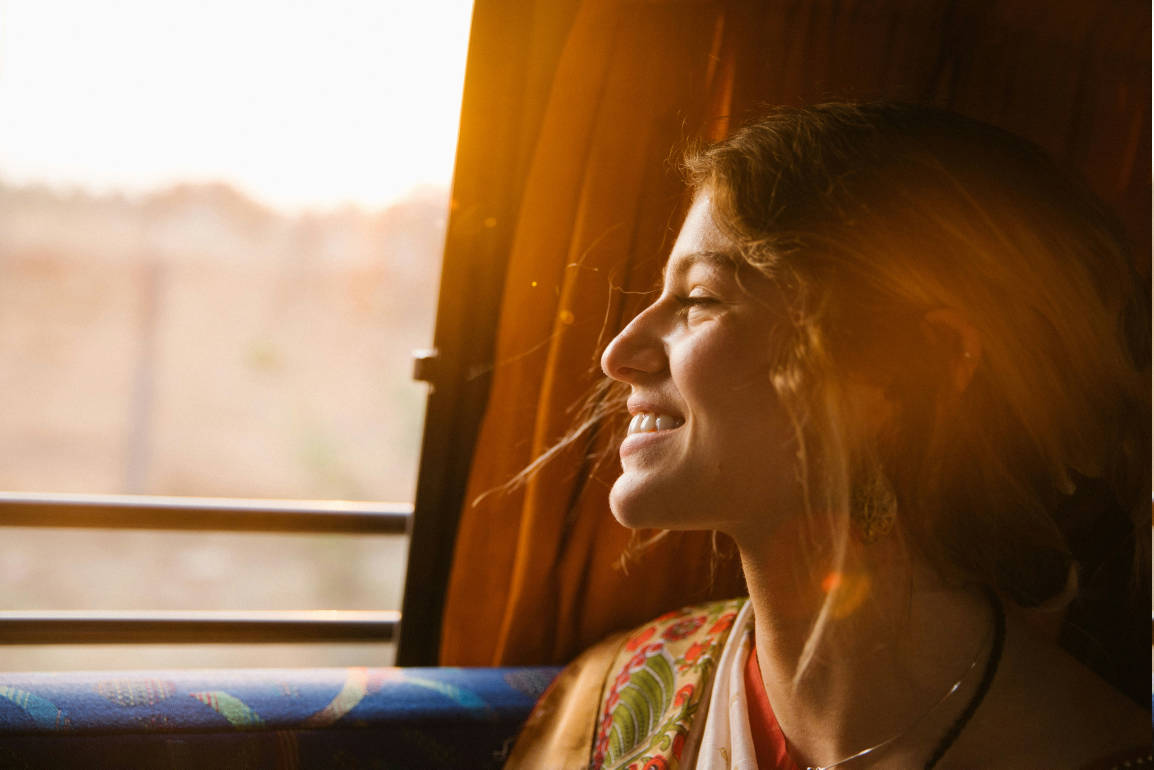
#> input picture digital-products/simple-life-guide/church-of-the-king-e6ZlCzBnGWI-unsplash.jpg, 5770 x 3847 px, found by its file name (shown at 1/5 size)
$ python generate_info_cards.py
#> lines starting #> are read from the running program, lines starting #| are printed output that depends on the picture
"""Generate listing images for A Simple Life."""

from PIL import Image, ImageDraw, ImageFont

W, H = 2000, 2000
SPLIT = 961
PAPER = (245, 240, 232)
INK = (44, 36, 22)
CLAY = (160, 133, 94)
SAGE = (125, 139, 111)
OVERLAY_ALPHA = 225

F_SERIF = '/usr/share/fonts/liberation/LiberationSerif-Regular.ttf'
F_SERIF_BOLD = '/usr/share/fonts/liberation/LiberationSerif-Bold.ttf'
F_SANS = '/usr/share/fonts/liberation/LiberationSans-Bold.ttf'
F_SANS_REG = '/usr/share/fonts/liberation/LiberationSans-Regular.ttf'

SRC = '/home/chels/test/digital-products/simple-life-guide/church-of-the-king-e6ZlCzBnGWI-unsplash.jpg'
OUT_DIR = '/home/chels/test/digital-products/simple-life-guide'


# ============================================================
# PRIMARY IMAGE — Split panel with photo
# ============================================================

photo = Image.open(SRC).convert('RGB')
#> photo is the input picture: PIL image 5770x3847 RGB; mean R, G, B 139.2, 104.7, 75.5
pw, ph = photo.size
#> pw = 5770; ph = 3847
ratio = max(W / pw, H / ph)
#> ratio = 0.52
nw = int(pw * ratio)
#> nw = 2999
nh = int(ph * ratio)
#> nh = 2000
photo = photo.resize((nw, nh), Image.LANCZOS)
#> photo: PIL image 2999x2000 RGB
left = (nw - W) // 2
#> left = 499
top = (nh - H) // 2
#> top = 0
photo = photo.crop((left, top, left + W, top + H))
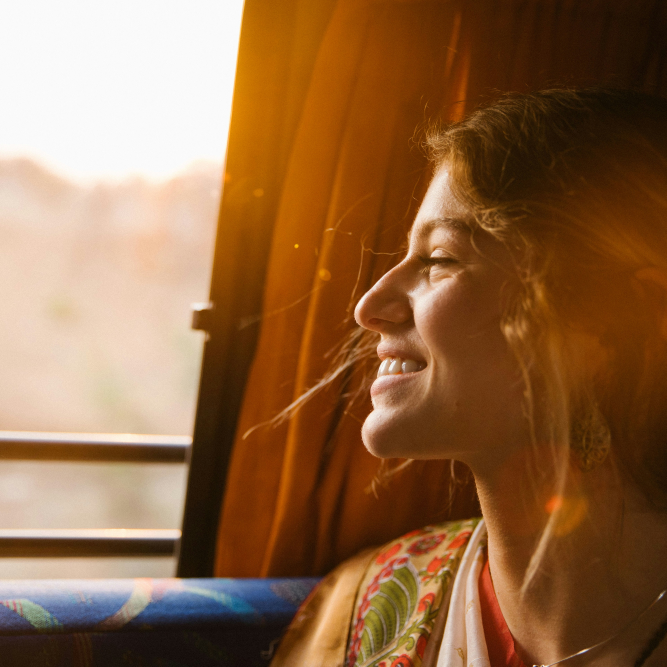
#> photo: PIL image 2000x2000 RGB (shown at 1/3 size); mean R, G, B 144.3, 103.5, 68.8

canvas = photo.copy()
draw = ImageDraw.Draw(canvas)

# Semi-transparent cream overlay on left panel
overlay = Image.new('RGBA', (SPLIT, H), (*PAPER, OVERLAY_ALPHA))
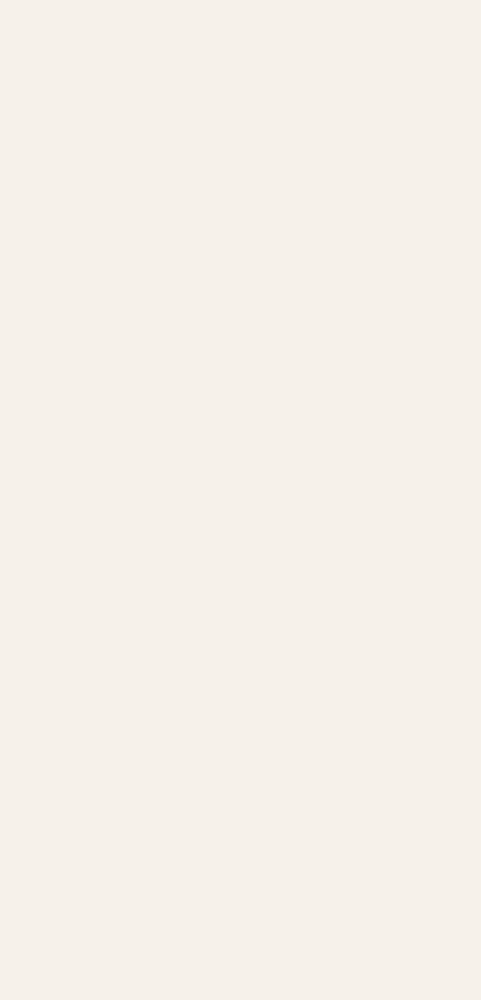
#> overlay: PIL image 961x2000 RGBA (shown at 1/2 size); mean R, G, B, A 245, 240, 232, 225; transparent parts drawn white
canvas.paste(overlay, (0, 0), overlay)
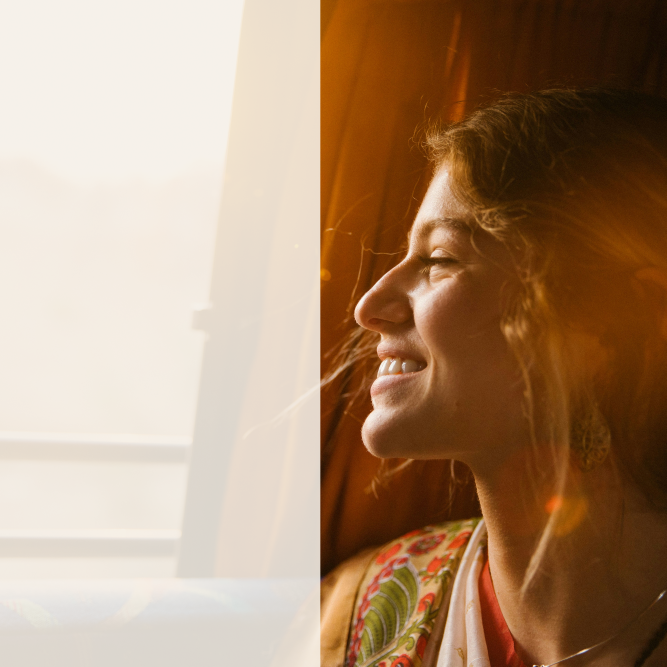
#> canvas: PIL image 2000x2000 RGB (shown at 1/3 size); mean R, G, B 171.5, 141.8, 115.6

# Fonts
brand_font = ImageFont.truetype(F_SANS, 36)
title_font = ImageFont.truetype(F_SERIF_BOLD, 100)
tag_font = ImageFont.truetype(F_SERIF, 48)
feat_font = ImageFont.truetype(F_SERIF, 46)

# Text positions
draw.text((50, 740), "KITCHEN & KETTLE", font=brand_font, fill=CLAY)
draw.text((50, 810), "A Simple Life", font=title_font, fill=INK)

# Tagline
tagline = "A guide to doing less, with more intention."
tag_bb = tag_font.getbbox(tagline)
tag_w = tag_bb[2] - tag_bb[0]
if tag_w > 860:
    tag_font = ImageFont.truetype(F_SERIF, 40)
draw.text((50, 950), tagline, font=tag_font, fill=SAGE)

# Features
features = [
    "Practical swaps for kitchen, bath & home",
    "The Diaper Bag Rule explained",
    "How to cut the noise of social media",
    "Permission to stop making everything from scratch",
]
y = 1080
for feat in features:
    text = "\u2022  " + feat
    bb = feat_font.getbbox(text)
    fw = bb[2] - bb[0]
    if fw > 860:
        fs = ImageFont.truetype(F_SERIF, 40)
        draw.text((50, y), text, font=fs, fill=INK)
        y += 70
    else:
        draw.text((50, y), text, font=feat_font, fill=INK)
        y += 76
#> after the loop, y = 1366

primary_path = OUT_DIR + '/primary-listing.png'
canvas.save(primary_path, 'PNG', optimize=True)
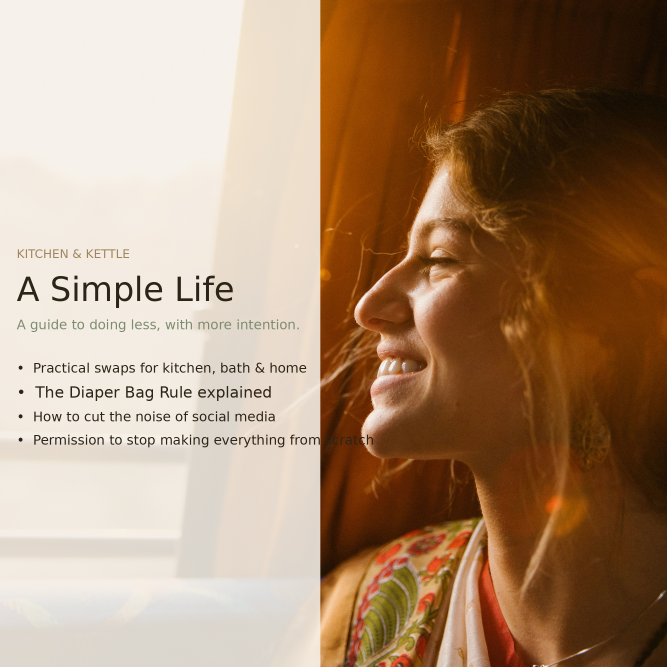
#> saved as primary-listing.png: PIL image 2000x2000 RGB (shown at 1/3 size); mean R, G, B 169.3, 139.6, 113.4
print(f"Saved {primary_path}")


# ============================================================
# INFO CARD HELPER
# ============================================================

def make_info_card(filename, title, subtitle, bullets, page_note):
#> called with title = "What's Inside", subtitle = 'A practical guide to doing less', page_note = '9 pages · printable PDF'
    img = Image.new('RGB', (2000, 2000), PAPER)
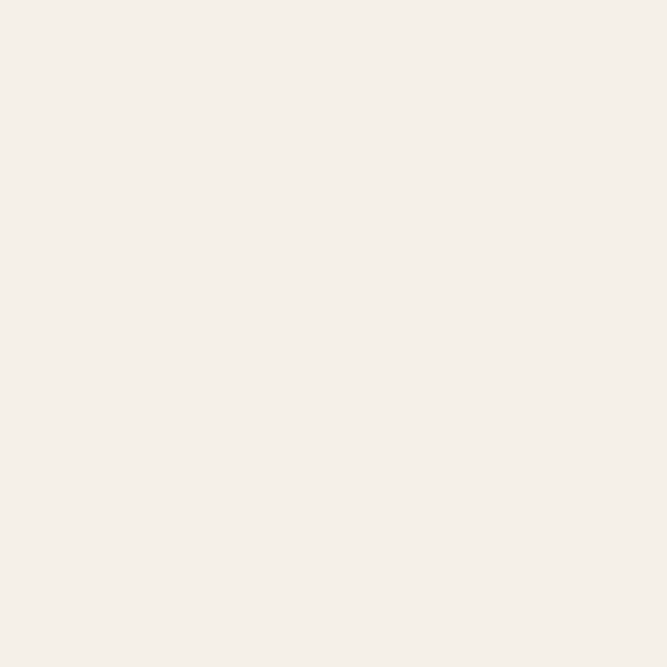
#> img: PIL image 2000x2000 RGB (shown at 1/3 size); mean R, G, B 245, 240, 232
    draw = ImageDraw.Draw(img)

    title_font = ImageFont.truetype(F_SERIF, 140)
    tw = title_font.getbbox(title)[2] - title_font.getbbox(title)[0]
#> tw = 941
    if tw > 1800:
        title_font = ImageFont.truetype(F_SERIF, 110)

    subtitle_font = ImageFont.truetype(F_SERIF, 52)
    bullet_font = ImageFont.truetype(F_SERIF, 48)
    note_font = ImageFont.truetype(F_SANS_REG, 28)
    brand_font = ImageFont.truetype(F_SANS_REG, 28)

    title_h = title_font.getbbox(title)[3] - title_font.getbbox(title)[1]
#> title_h = 108
    subtitle_h = subtitle_font.getbbox(subtitle)[3] - subtitle_font.getbbox(subtitle)[1]
#> subtitle_h = 51
    bullet_h = bullet_font.getbbox("Test")[3] - bullet_font.getbbox("Test")[1]
#> bullet_h = 36
    note_h = note_font.getbbox(page_note)[3] - note_font.getbbox(page_note)[1]

    gap_title_sub = 40
    gap_sub_bullets = 40
    gap_between_bullets = 18
    gap_before_note = 50

    total_h = title_h + gap_title_sub + subtitle_h + gap_sub_bullets
#> total_h = 239
    for _ in bullets:
        total_h += bullet_h + gap_between_bullets
#> this loop made 8 passes
#> total_h on passes 1 to 8: 293, 347, 401, 455, 509, 563, 617, 671
#> after the loop, total_h = 671
    total_h += gap_before_note + note_h
#> total_h = 748

    start_y = (2000 - total_h) // 2
#> start_y = 626
    y = start_y
#> y = 626
    block_x = 530

    draw.text((block_x, y), title, font=title_font, fill=INK)
    y += title_h + gap_title_sub
#> y = 774
    draw.text((block_x, y), subtitle, font=subtitle_font, fill=SAGE)
    y += subtitle_h + gap_sub_bullets
#> y = 865
    for line in bullets:
        if line == '':
            y += bullet_h
        else:
            draw.text((block_x, y), line, font=bullet_font, fill=INK)
            y += bullet_h + gap_between_bullets
#> this loop made 8 passes
#> y on passes 1 to 8: 919, 973, 1027, 1081, 1135, 1189, 1243, 1297
#> after the loop, y = 1297
    y += gap_before_note
#> y = 1347
    draw.text((block_x, y), page_note, font=note_font, fill=SAGE)
    draw.text((100, 1920), "Kitchen & Kettle", font=brand_font, fill=CLAY)
    img.save(filename, 'PNG', optimize=True)
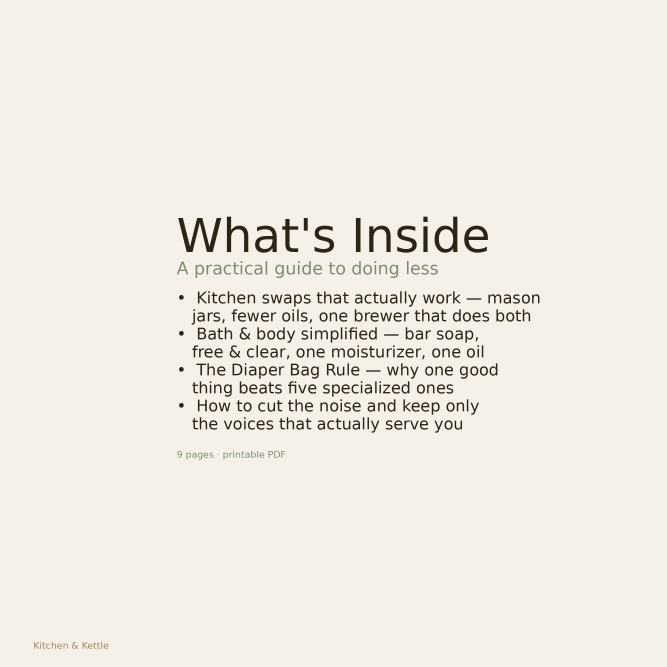
#> saved as listing-2.png: PIL image 2000x2000 RGB (shown at 1/3 size); mean R, G, B 239.9, 234.9, 226.7
    print(f"Saved {filename}")


# ============================================================
# IMAGE 2 — What's Inside
# ============================================================

make_info_card(
    OUT_DIR + '/listing-2.png',
    "What's Inside",
    "A practical guide to doing less",
    [
        '\u2022  Kitchen swaps that actually work \u2014 mason',
        '   jars, fewer oils, one brewer that does both',
        '\u2022  Bath & body simplified \u2014 bar soap,',
        '   free & clear, one moisturizer, one oil',
        '\u2022  The Diaper Bag Rule \u2014 why one good',
        '   thing beats five specialized ones',
        '\u2022  How to cut the noise and keep only',
        '   the voices that actually serve you',
    ],
    '9 pages \u00b7 printable PDF',
)


# ============================================================
# IMAGE 3 — The Diaper Bag Rule
# ============================================================

make_info_card(
    OUT_DIR + '/listing-3.png',
    "The Diaper Bag",
    "Rule",
    [
        '\u2022  One good thing that does many jobs beats',
        '   five specialized things that each do one.',
        '',
        '\u2022  The mason jar. The french press. The shop',
        '   cloth. The simple bar of soap. Each replaces',
        '   a drawer full of products you don\u2019t need.',
        '',
        '\u2022  Before you buy something new, ask: does',
        '   something I already own do this job?',
        '   Most of the time, the answer is yes.',
    ],
    'A Simple Life \u00b7 Kitchen & Kettle',
)
#> call 2 of make_info_card, with title = 'The Diaper Bag', subtitle = 'Rule', page_note = 'A Simple Life · Kitchen & Kettle'
#> in make_info_card (call 2), `tw = title_font.getbbox(title)[2] - title_font.getbbox(title)[0]`: tw = 1086
#> in make_info_card (call 2), `title_h = title_font.getbbox(title)[3] - title_font.getbbox(title)[1]`: title_h = 135
#> in make_info_card (call 2), `subtitle_h = subtitle_font.getbbox(subtitle)[3] - subtitle_font.getbbo..`: subtitle_h = 41
#> in make_info_card (call 2), `total_h = title_h + gap_title_sub + subtitle_h + gap_sub_bullets`: total_h = 256
#> the loop in make_info_card (call 2), `for _ in bullets:` made 10 passes
#> total_h on passes 1 to 10: 310, 364, 418, 472, 526, 580, 634, 688, 742, 796
#> after the loop in make_info_card (call 2), `for _ in bullets:`: total_h = 796
#> in make_info_card (call 2), `total_h += gap_before_note + note_h`: total_h = 873
#> in make_info_card (call 2), `start_y = (2000 - total_h) // 2`: start_y = 563
#> in make_info_card (call 2), `y += title_h + gap_title_sub`: y = 738
#> in make_info_card (call 2), `y += subtitle_h + gap_sub_bullets`: y = 819
#> the loop in make_info_card (call 2), `for line in bullets:` made 10 passes
#> y on passes 1 to 10: 873, 927, 963, 1017, 1071, 1125, 1161, 1215, 1269, 1323
#> after the loop in make_info_card (call 2), `for line in bullets:`: y = 1323
#> in make_info_card (call 2), `y += gap_before_note`: y = 1373
#> in make_info_card (call 2), `img.save(filename, 'PNG', optimize=True)`:
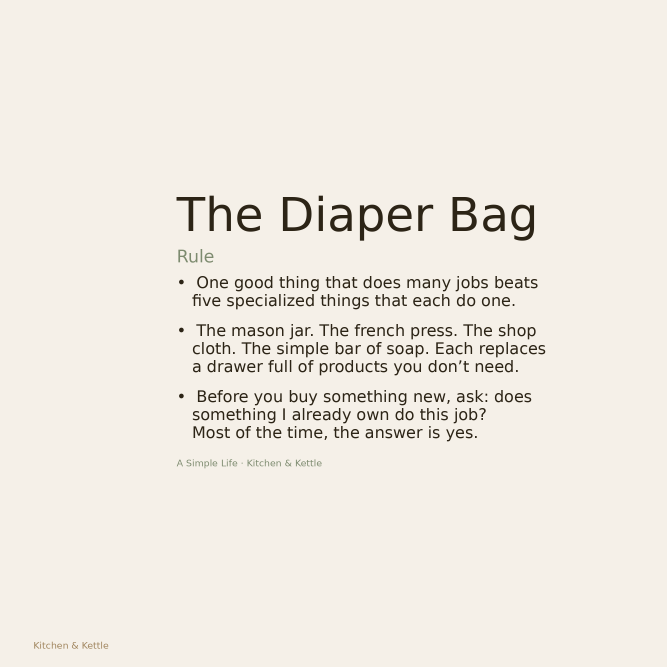
#> saved as listing-3.png: PIL image 2000x2000 RGB (shown at 1/3 size); mean R, G, B 239.5, 234.5, 226.3
